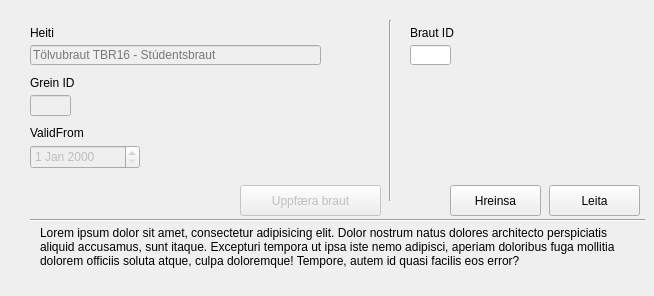
      <widget class="QWidget" name="tracksTabUpdate">
       <attribute name="title">
        <string>Braut</string>
       </attribute>
       <widget class="QLineEdit" name="lineEdit_59">
        <property name="enabled">
         <bool>false</bool>
        </property>
        <property name="geometry">
         <rect>
          <x>30</x>
          <y>45</y>
          <width>291</width>
          <height>20</height>
         </rect>
        </property>
        <property name="focusPolicy">
         <enum>Qt::StrongFocus</enum>
        </property>
        <property name="text">
         <string/>
        </property>
        <property name="maxLength">
         <number>75</number>
        </property>
        <property name="placeholderText">
         <string>Tölvubraut TBR16 - Stúdentsbraut</string>
        </property>
       </widget>
       <widget class="QPushButton" name="pushButton_35">
        <property name="enabled">
         <bool>false</bool>
        </property>
        <property name="geometry">
         <rect>
          <x>240</x>
          <y>185</y>
          <width>141</width>
          <height>31</height>
         </rect>
        </property>
        <property name="sizePolicy">
         <sizepolicy hsizetype="Minimum" vsizetype="Fixed">
          <horstretch>0</horstretch>
          <verstretch>0</verstretch>
         </sizepolicy>
        </property>
        <property name="layoutDirection">
         <enum>Qt::LeftToRight</enum>
        </property>
        <property name="autoFillBackground">
         <bool>false</bool>
        </property>
        <property name="text">
         <string>Uppfæra braut</string>
        </property>
        <property name="autoDefault">
         <bool>false</bool>
        </property>
        <property name="default">
         <bool>true</bool>
        </property>
        <property name="flat">
         <bool>false</bool>
        </property>
       </widget>
       <widget class="QLabel" name="label_159">
        <property name="geometry">
         <rect>
          <x>30</x>
          <y>20</y>
          <width>101</width>
          <height>20</height>
         </rect>
        </property>
        <property name="layoutDirection">
         <enum>Qt::LeftToRight</enum>
        </property>
        <property name="text">
         <string>Heiti</string>
        </property>
        <property name="alignment">
         <set>Qt::AlignBottom|Qt::AlignLeading|Qt::AlignLeft</set>
        </property>
       </widget>
       <widget class="QDateEdit" name="dateEdit_2">
        <property name="enabled">
         <bool>false</bool>
        </property>
        <property name="geometry">
         <rect>
          <x>30</x>
          <y>145</y>
          <width>110</width>
          <height>24</height>
         </rect>
        </property>
       </widget>
       <widget class="QLabel" name="label_160">
        <property name="geometry">
         <rect>
          <x>40</x>
          <y>226</y>
          <width>591</width>
          <height>61</height>
         </rect>
        </property>
        <property name="text">
         <string>Lorem ipsum dolor sit amet, consectetur adipisicing elit. Dolor nostrum natus dolores architecto perspiciatis aliquid accusamus, sunt itaque. Excepturi tempora ut ipsa iste nemo adipisci, aperiam doloribus fuga mollitia dolorem officiis soluta atque, culpa doloremque! Tempore, autem id quasi facilis eos error?</string>
        </property>
        <property name="textFormat">
         <enum>Qt::AutoText</enum>
        </property>
        <property name="scaledContents">
         <bool>false</bool>
        </property>
        <property name="alignment">
         <set>Qt::AlignLeading|Qt::AlignLeft|Qt::AlignTop</set>
        </property>
        <property name="wordWrap">
         <bool>true</bool>
        </property>
       </widget>
       <widget class="Line" name="line_40">
        <property name="geometry">
         <rect>
          <x>30</x>
          <y>210</y>
          <width>615</width>
          <height>20</height>
         </rect>
        </property>
        <property name="orientation">
         <enum>Qt::Horizontal</enum>
        </property>
       </widget>
       <widget class="QLabel" name="label_161">
        <property name="geometry">
         <rect>
          <x>30</x>
          <y>120</y>
          <width>101</width>
          <height>20</height>
         </rect>
        </property>
        <property name="layoutDirection">
         <enum>Qt::LeftToRight</enum>
        </property>
        <property name="text">
         <string>ValidFrom</string>
        </property>
        <property name="alignment">
         <set>Qt::AlignBottom|Qt::AlignLeading|Qt::AlignLeft</set>
        </property>
       </widget>
       <widget class="QLineEdit" name="lineEdit_60">
        <property name="geometry">
         <rect>
          <x>410</x>
          <y>45</y>
          <width>41</width>
          <height>20</height>
         </rect>
        </property>
        <property name="inputMask">
         <string/>
        </property>
        <property name="text">
         <string/>
        </property>
        <property name="maxLength">
         <number>11</number>
        </property>
        <property name="placeholderText">
         <string/>
        </property>
       </widget>
       <widget class="QPushButton" name="pushButton_43">
        <property name="geometry">
         <rect>
          <x>549</x>
          <y>185</y>
          <width>91</width>
          <height>31</height>
         </rect>
        </property>
        <property name="text">
         <string>Leita</string>
        </property>
       </widget>
       <widget class="QLabel" name="label_170">
        <property name="geometry">
         <rect>
          <x>410</x>
          <y>20</y>
          <width>101</width>
          <height>20</height>
         </rect>
        </property>
        <property name="text">
         <string>Braut ID</string>
        </property>
        <property name="alignment">
         <set>Qt::AlignBottom|Qt::AlignLeading|Qt::AlignLeft</set>
        </property>
       </widget>
       <widget class="Line" name="line_48">
        <property name="geometry">
         <rect>
          <x>380</x>
          <y>20</y>
          <width>20</width>
          <height>181</height>
         </rect>
        </property>
        <property name="orientation">
         <enum>Qt::Vertical</enum>
        </property>
       </widget>
       <widget class="QLineEdit" name="lineEdit_32">
        <property name="enabled">
         <bool>false</bool>
        </property>
        <property name="geometry">
         <rect>
          <x>30</x>
          <y>95</y>
          <width>41</width>
          <height>21</height>
         </rect>
        </property>
        <property name="text">
         <string/>
        </property>
        <property name="maxLength">
         <number>11</number>
        </property>
        <property name="clearButtonEnabled">
         <bool>false</bool>
        </property>
       </widget>
       <widget class="QLabel" name="label_61">
        <property name="geometry">
         <rect>
          <x>30</x>
          <y>70</y>
          <width>101</width>
          <height>20</height>
         </rect>
        </property>
        <property name="layoutDirection">
         <enum>Qt::LeftToRight</enum>
        </property>
        <property name="text">
         <string>Grein ID</string>
        </property>
        <property name="alignment">
         <set>Qt::AlignBottom|Qt::AlignLeading|Qt::AlignLeft</set>
        </property>
       </widget>
       <widget class="QPushButton" name="pushButton_51">
        <property name="geometry">
         <rect>
          <x>450</x>
          <y>185</y>
          <width>91</width>
          <height>31</height>
         </rect>
        </property>
        <property name="text">
         <string>Hreinsa</string>
        </property>
       </widget>
      </widget>
